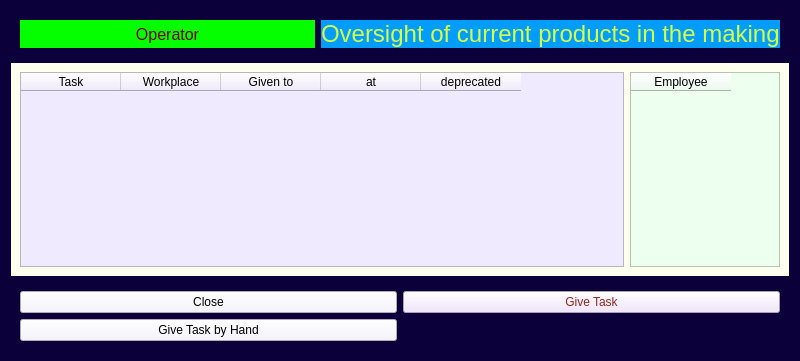
<?xml version="1.0" encoding="UTF-8"?>
<ui version="4.0">
 <class>Form</class>
 <widget class="QWidget" name="Form">
  <property name="geometry">
   <rect>
    <x>0</x>
    <y>0</y>
    <width>800</width>
    <height>361</height>
   </rect>
  </property>
  <property name="maximumSize">
   <size>
    <width>800</width>
    <height>16777215</height>
   </size>
  </property>
  <property name="windowTitle">
   <string>Form</string>
  </property>
  <property name="styleSheet">
   <string notr="true">background-color:rgb(11, 0, 57);</string>
  </property>
  <layout class="QVBoxLayout" name="verticalLayout">
   <item>
    <widget class="QWidget" name="widget_3" native="true">
     <layout class="QHBoxLayout" name="horizontalLayout_2">
      <item>
       <widget class="QLabel" name="usertype_label">
        <property name="styleSheet">
         <string notr="true">background-color:rgb(4, 255, 0);color:rgb(117, 2, 2);font-size:12pt;</string>
        </property>
        <property name="text">
         <string>Operator</string>
        </property>
        <property name="alignment">
         <set>Qt::AlignCenter</set>
        </property>
       </widget>
      </item>
      <item>
       <widget class="QLabel" name="label">
        <property name="styleSheet">
         <string notr="true">background-color:rgb(0, 157, 255);color:rgb(212, 255, 70);font-size:18pt;</string>
        </property>
        <property name="text">
         <string>Oversight of current products in the making</string>
        </property>
       </widget>
      </item>
     </layout>
    </widget>
   </item>
   <item>
    <widget class="QWidget" name="widget" native="true">
     <property name="styleSheet">
      <string notr="true">background-color: rgb(255, 255, 237)</string>
     </property>
     <layout class="QHBoxLayout" name="horizontalLayout">
      <item>
       <widget class="QTableWidget" name="tw_tasks">
        <property name="styleSheet">
         <string notr="true">background-color: rgb(240, 234, 255)</string>
        </property>
        <column>
         <property name="text">
          <string>Task</string>
         </property>
        </column>
        <column>
         <property name="text">
          <string>Workplace</string>
         </property>
        </column>
        <column>
         <property name="text">
          <string>Given to</string>
         </property>
        </column>
        <column>
         <property name="text">
          <string>at</string>
         </property>
        </column>
        <column>
         <property name="text">
          <string>deprecated</string>
         </property>
        </column>
       </widget>
      </item>
      <item>
       <widget class="QTableWidget" name="tw_employees">
        <property name="maximumSize">
         <size>
          <width>150</width>
          <height>16777215</height>
         </size>
        </property>
        <property name="styleSheet">
         <string notr="true">background-color: rgb(237, 255, 239)</string>
        </property>
        <column>
         <property name="text">
          <string>Employee</string>
         </property>
        </column>
       </widget>
      </item>
     </layout>
    </widget>
   </item>
   <item>
    <widget class="QWidget" name="widget_2" native="true">
     <layout class="QGridLayout" name="gridLayout">
      <item row="0" column="1">
       <widget class="QPushButton" name="giveTask">
        <property name="styleSheet">
         <string notr="true">color: rgb(149, 38, 30); background-color: rgb(241, 224, 255);</string>
        </property>
        <property name="text">
         <string>Give Task</string>
        </property>
       </widget>
      </item>
      <item row="0" column="0">
       <widget class="QPushButton" name="btn_close">
        <property name="styleSheet">
         <string notr="true">background-color: rgb(244, 242, 255)</string>
        </property>
        <property name="text">
         <string>Close</string>
        </property>
       </widget>
      </item>
      <item row="1" column="0">
       <widget class="QPushButton" name="btn_task_by_hand">
        <property name="styleSheet">
         <string notr="true">background-color: rgb(244, 242, 255)</string>
        </property>
        <property name="text">
         <string>Give Task by Hand</string>
        </property>
       </widget>
      </item>
     </layout>
    </widget>
   </item>
  </layout>
 </widget>
 <resources/>
 <connections/>
</ui>
